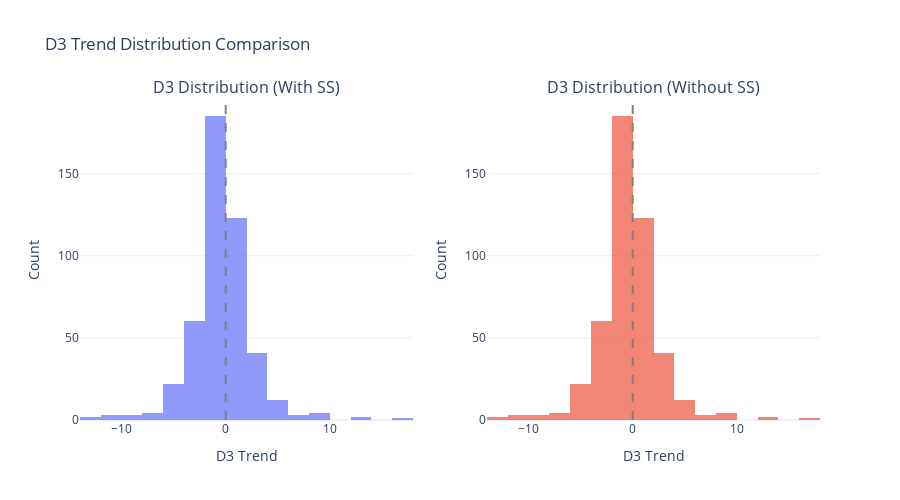

Source (notebook cell):
### Code cell
# Plot 2e: Side-by-side comparison of D3 distributions
fig_d3_dist = make_subplots(
    rows=1, cols=2,
    subplot_titles=("D3 Distribution (With SS)", "D3 Distribution (Without SS)"),
    horizontal_spacing=0.1
)

fig_d3_dist.add_trace(
    go.Histogram(x=jumps_with['D3_trend'], name='With SS', nbinsx=30, opacity=0.7),
    row=1, col=1
)
fig_d3_dist.add_trace(
    go.Histogram(x=jumps_without['D3_trend'], name='Without SS', nbinsx=30, opacity=0.7),
    row=1, col=2
)

fig_d3_dist.add_vline(x=0, line_dash="dash", line_color="gray", row=1, col=1)
fig_d3_dist.add_vline(x=0, line_dash="dash", line_color="gray", row=1, col=2)

fig_d3_dist.update_xaxes(title_text="D3 Trend", row=1, col=1)
fig_d3_dist.update_xaxes(title_text="D3 Trend", row=1, col=2)
fig_d3_dist.update_yaxes(title_text="Count", row=1, col=1)
fig_d3_dist.update_yaxes(title_text="Count", row=1, col=2)

fig_d3_dist.update_layout(
    title="D3 Trend Distribution Comparison",
    template="plotly_white",
    height=500,
    showlegend=False
)
fig_d3_dist.show()

### Figure 1 — Plotly figure (JSON) as saved in the notebook; plotly's stock layout.template omitted (floating-point values rounded to 4 significant figures; data arrays with more than 128 entries replaced by an {"elided": "..."} marker saying what was removed)
{"data": [{"name": "With SS", "nbinsx": 30, "opacity": 0.7, "type": "histogram", "x": {"elided": "465 float values"}, "xaxis": "x", "yaxis": "y"}, {"name": "Without SS", "nbinsx": 30, "opacity": 0.7, "type": "histogram", "x": {"elided": "465 float values"}, "xaxis": "x2", "yaxis": "y2"}], "layout": {"annotations": [{"font": {"size": 16}, "showarrow": false, "text": "D3 Distribution (With SS)", "x": 0.225, "xanchor": "center", "xref": "paper", "y": 1, "yanchor": "bottom", "yref": "paper"}, {"font": {"size": 16}, "showarrow": false, "text": "D3 Distribution (Without SS)", "x": 0.775, "xanchor": "center", "xref": "paper", "y": 1, "yanchor": "bottom", "yref": "paper"}], "height": 500, "shapes": [{"line": {"color": "gray", "dash": "dash"}, "type": "line", "x0": 0, "x1": 0, "xref": "x", "y0": 0, "y1": 1, "yref": "y domain"}, {"line": {"color": "gray", "dash": "dash"}, "type": "line", "x0": 0, "x1": 0, "xref": "x2", "y0": 0, "y1": 1, "yref": "y2 domain"}], "showlegend": false, "title": {"text": "D3 Trend Distribution Comparison"}, "xaxis": {"anchor": "y", "domain": [0, 0.45], "title": {"text": "D3 Trend"}}, "xaxis2": {"anchor": "y2", "domain": [0.55, 1], "title": {"text": "D3 Trend"}}, "yaxis": {"anchor": "x", "domain": [0, 1], "title": {"text": "Count"}}, "yaxis2": {"anchor": "x2", "domain": [0, 1], "title": {"text": "Count"}}}}
